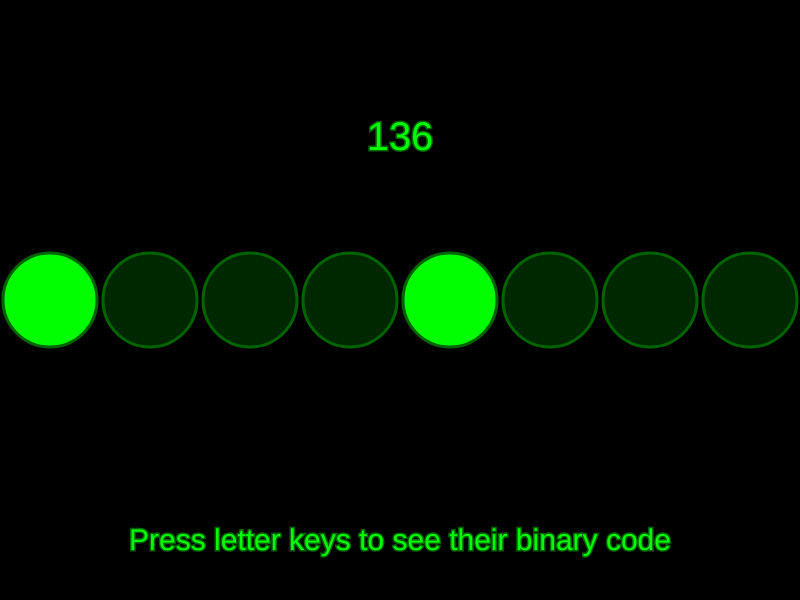
Frame 1 (no input)
Frame 60 (no input): identical to frame 1, image omitted
Frame 120 (the mouse pressed at the canvas centre since frame 60): identical to frame 1, image omitted

The p5.js sketch that drew this single still picture (run headless with seeded random() and noise() and a simulated clock; from frame 60 on, the mouse is pressed at the canvas centre):

// p5.js sketch
// ── sketch.js
let num = "10001000";
let keyP = "";
let byte = [];

function setup() {
  createCanvas(800,600);
  binaryToDecimal(num);
  let w = width / 8;
  for (let i = 0; i < 8; i++){
    byte[i] = new Bit(i*w+w/2, height/2, w-6);
    byte[i].setState(num.charAt(i));
  }
}
function draw() {
  background(0);
  num = "";
  for (let i = 0; i < 8; i++){
    byte[i].show();
    num += (byte[i].state === 1 ? "1" : "0");
  }
  textAlign(CENTER);
  stroke(0, 100, 0);
  fill(0, 255, 0);
  textSize(40);
  text(binaryToDecimal(num), width/2, 150);
  text(keyP, width/2, 50);
  textSize(30);
  text("Press letter keys to see their binary code", width/2, 550);
}

function binaryToDecimal(val){
  let sum = 0;
  for (let i = 0; i < val.length; i++){
    let bit = val.charAt(val.length -i -1);
    sum += parseInt(bit) * pow(2, i);
  }
  return sum;
}

function mousePressed(){
  for (let i = 0; i < byte.length; i++) {
    byte[i].toggle(mouseX,mouseY);
  }
}

function keyPressed(){
  console.log(key);
  console.log(key.charCodeAt(0));
  if(key.charCodeAt(0) > 64 && key.charCodeAt(0) < 123 && key.length == 1){
    num = decimalToBinary(key.charCodeAt(0));
    for (let i = 0; i < 8; i++){
      byte[i].setState(num.charAt(i));
    }
    keyP = key;
  }
}

function decimalToBinary(val){
  let binaryNumber = "0".repeat(8 - val.toString(2).length) + val.toString(2);
  console.log("BIN: " + binaryNumber);
  return binaryNumber;
}

// ── bit.js
class Bit {
  constructor(x,y,w){
    this.x = x;
    this.y = y;
    this.diameter = w;
    this.state = 0;
  }

  show(){
    stroke(0, 100,0);
    strokeWeight(3);
    fill(0, 255, 0, 40 + 255 * this.state);
    ellipse(this.x, this.y, this.diameter);
  }
  setState(bit){
    this.state = bit === "0" ? 0 : 1;
  }
  toggle(x,y){
    let d = dist(x, y, this.x, this.y);
    if (d < this.diameter/2){
      this.state = this.state === 0 ? 1 : 0;
    }
  }
}
